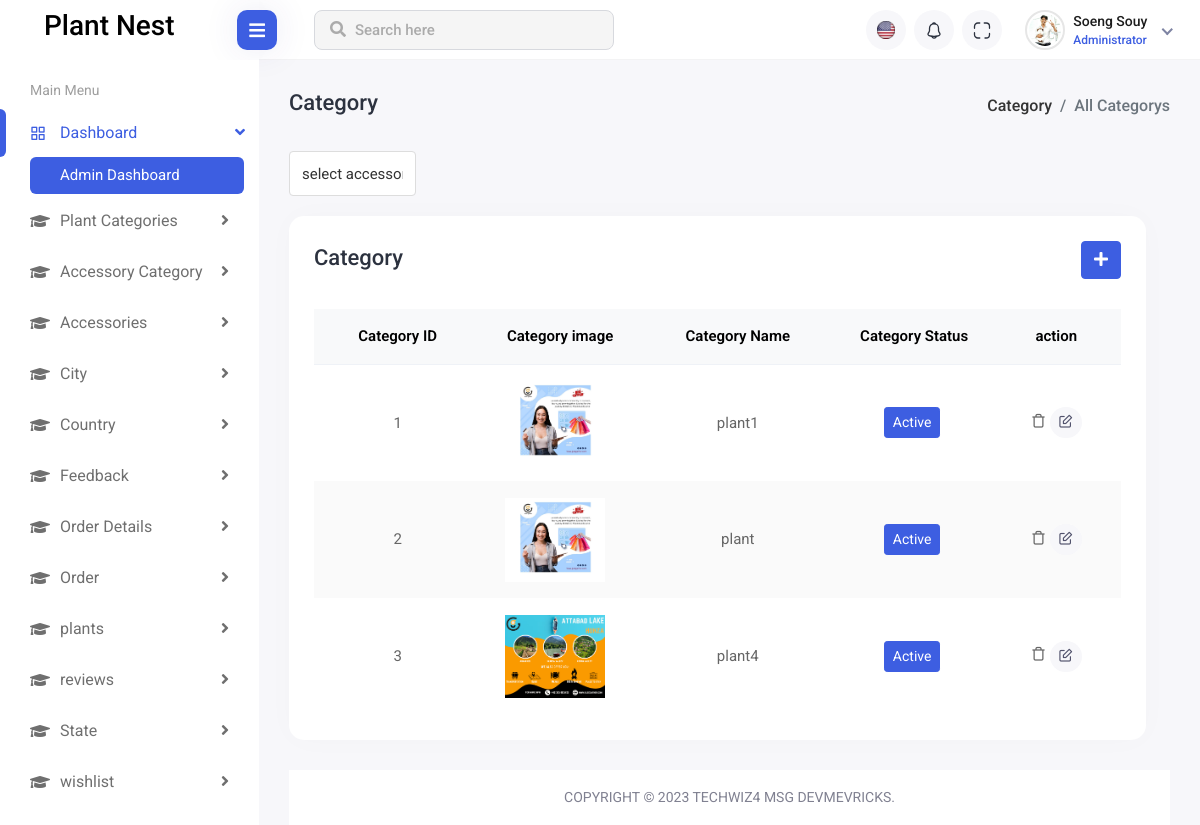
Screenshot of /admin/category.php with the database file from the repository.
### tables this page shows
CREATE TABLE `categories` (
  `category_id` int(11) NOT NULL,
  `category_image` varchar(200) NOT NULL,
  `category_name` varchar(100) NOT NULL,
  `delete_status` tinyint(4) NOT NULL,
  `status` int(11) NOT NULL
);

### admin/category.php (the view, shortened to what this page needs)
<?php
require("dashboard_part/head.php");
?>
<?php
require("dashboard_part/navbar.php");
?>
<?php
require("dashboard_part/sidebar.php");
?>
<head>
</head>
<div class="page-wrapper">
    <div class="content container-fluid">
        <div class="page-header">
            <div class="row">
                <div class="col-sm-12">
                    <div class="page-sub-header">
                        <h3 class="page-title">Category</h3>
                        <ul class="breadcrumb">
                            <li class="breadcrumb-item"><a href="category.php">Category</a></li>
                            <li class="breadcrumb-item active">All Categorys</li>
                        </ul>
                    </div>
                </div>
            </div>
        </div>
        <div class="madarsa-group-form">
            <div class="row">
                <div class="col-lg-2 col-md-6">
                    <div class="form-group">
                        <select name="multi_search_filter" id="multi_search_filter" class="form-control">
                            <option value="select accessories name">select accessories Name</option>
                        </select>
                    </div>
                </div>
                <div class="row">
                    <div class="col-sm-12">
                        <div class="card card-table comman-shadow">
                            <div class="card-body">
                                <div class="page-header">
                                    <div class="row align-items-center">
                                        <div class="col">
                                            <h3 class="page-title">Category</h3>
                                        </div>
                                        <div class="col-auto text-end float-end ms-auto download-grp">
                                            <a href="add-category.php" class="btn btn-primary"><i class="fas fa-plus"></i></a>
                                        </div>
                                    </div>
                                </div>
                                <div class="table-responsive">
                                    <table
                                        class="table border-0 star-student table-hover table-center mb-0 datatable table-striped text-center">
                                        <thead class="student-thread">
                                            <tr>
                                                <th>Category ID</th>
                                                <th>Category image</th>
                                                <th>Category Name</th>
                                                <th>Category Status</th>
                                                <th>action</th>
                                            </tr>
                                        </thead>
                                        <tbody>
<?php
$i = 1;
$sel_query = "SELECT * FROM `categories` WHERE delete_status=0";
$run = mysqli_query($con, $sel_query);
while ($row = mysqli_fetch_assoc($run)) {
    ?>
    <tr class="text-center">
        <td>
            <?php echo $i++ ?>
        </td>
        <td>
            <img src="uploads_img/<?php echo $row['category_image']; ?>" width="100px">
        </td>
        <td>
            <?php echo $row['category_name'] ?>
        </td>
        <td class="p-3 text-center">
                                                <?php
                                                if ($row['status'] == 1) {
                                                    echo "<a href='?type=status&operation=deactive&category_id=" . $row['category_id'] . "' class='btn btn-primary text-white  btn-sm me-1'>Active</a>";
                                                } else {
                                                    echo "<a href='?type=status&operation=active&category_id=" . $row['category_id'] . "' class='btn btn-success text-white btn-sm me-1'>deactive</a>";
                                                }
                                                ?>
                                            </td>
        <td>
            <?php
            echo "<a  href='?type=delete&category_id=" . $row['category_id'] . "'
        onclick='return confirm(\"are you sure you want to delete data\")'><i class='feather-trash'></i></a>";
            ?>
            <?php
            echo "<a class='btn btn-sm bg-danger-light' href='edit-category.php?type=update&category_id=" . $row['category_id'] . "' ><i class='feather-edit'></i></a>";
            ?>
        </td>
    </tr>
<?php } ?>
</div>
                            </div>
                        </div>
                    </div>
                </div>
            </div>
        </div>
        <footer>
            <p>Copyright © 2023 techwiz4 MSG devmevricks.</p>
        </footer>
    </div>
</div>
<?php
require("dashboard_part/script.php");
?>

### admin/dashboard_part/head.php (shortened to what this page needs)
<!DOCTYPE html>
<html lang="en">
<head>
<link rel="stylesheet" href="assets/plugins/bootstrap/css/bootstrap.min.css">
<link rel="stylesheet" href="assets/plugins/feather/feather.css">
<link rel="stylesheet" href="assets/plugins/icons/flags/flags.css">
<link rel="stylesheet" href="assets/css/bootstrap-datetimepicker.min.css">
<link rel="stylesheet" href="assets/plugins/fontawesome/css/fontawesome.min.css">
<link rel="stylesheet" href="assets/plugins/fontawesome/css/all.min.css">
<link rel="stylesheet" href="assets/plugins/select2/css/select2.min.css">
<link rel="stylesheet" href="assets/css/style.css">
</head>

### admin/dashboard_part/navbar.php (shortened to what this page needs)
<body>
<div class="main-wrapper">
    <div class="header">
        <div class="header-left">
            <a href="index.php" class="logo">
           <h3 class="p-4">Plant Nest</h3>
            </a>
        </div>
        <div class="menu-toggle">
            <a href="javascript:void(0);" id="toggle_btn">
                <i class="fas fa-bars"></i>
            </a>
        </div>
        <div class="top-nav-search">
            <form>
                <input type="text" class="form-control" placeholder="Search here">
                <button class="btn" type="submit"><i class="fas fa-search"></i></button>
            </form>
        </div>
        <ul class="nav user-menu">
            <li class="nav-item dropdown noti-dropdown language-drop me-2">
                <a href="#" class="dropdown-toggle nav-link header-nav-list" data-bs-toggle="dropdown">
                    <img src="assets/img/icons/header-icon-01.svg" alt="">
                </a>
            </li>
            <li class="nav-item dropdown noti-dropdown me-2">
                <a href="#" class="dropdown-toggle nav-link header-nav-list" data-bs-toggle="dropdown">
                    <img src="assets/img/icons/header-icon-05.svg" alt="">
                </a>
            </li>
            <li class="nav-item zoom-screen me-2">
                <a href="#" class="nav-link header-nav-list win-maximize">
                    <img src="assets/img/icons/header-icon-04.svg" alt="">
                </a>
            </li>
            <li class="nav-item dropdown has-arrow new-user-menus">
                <a href="#" class="dropdown-toggle nav-link" data-bs-toggle="dropdown">
                    <span class="user-img">
                        <img class="rounded-circle" src="assets/img/profiles/avatar-01.jpg" width="31"
                            alt="Soeng Souy">
                        <div class="user-text">
                            <h6>Soeng Souy</h6>
                            <p class="text-muted mb-0">Administrator</p>
                        </div>
                    </span>
                </a>
            </li>
        </ul>
    </div>

### admin/dashboard_part/sidebar.php (shortened to what this page needs)
<div class="sidebar" id="sidebar">
    <div class="sidebar-inner slimscroll">
        <div id="sidebar-menu" class="sidebar-menu">
            <ul>
                <li class="menu-title">
                    <span>Main Menu</span>
                </li>
                <li class="submenu active">
                    <a href="#"><i class="feather-grid"></i> <span>Dashboard</span> <span class="menu-arrow"></span></a>
                    <ul>
                        <li><a href="index.php" class="active">Admin Dashboard</a></li>
                    </ul>
                </li>
                <li class="submenu">
                    <a href="#"><i class="fas fa-graduation-cap"></i> <span> Plant Categories</span> <span
                            class="menu-arrow"></span></a>
                </li>
                <li class="submenu">
                    <a href="#"><i class="fas fa-graduation-cap"></i> <span>Accessory Category</span> <span
                            class="menu-arrow"></span></a>
                </li>
                <li class="submenu">
                    <a href="#"><i class="fas fa-graduation-cap"></i> <span>Accessories</span> <span
                            class="menu-arrow"></span></a>
                </li>
                <li class="submenu">
                    <a href="#"><i class="fas fa-graduation-cap"></i> <span>City</span> <span
                            class="menu-arrow"></span></a>
                </li>
                <li class="submenu">
                    <a href="#"><i class="fas fa-graduation-cap"></i> <span>Country</span> <span
                            class="menu-arrow"></span></a>
                </li>
                <li class="submenu">
                    <a href="#"><i class="fas fa-graduation-cap"></i> <span>Feedback</span> <span
                            class="menu-arrow"></span></a>
                </li>
                <li class="submenu">
                    <a href="#"><i class="fas fa-graduation-cap"></i> <span>Order Details</span> <span
                            class="menu-arrow"></span></a>
                </li>
                <li class="submenu">
                    <a href="#"><i class="fas fa-graduation-cap"></i> <span>Order </span> <span
                            class="menu-arrow"></span></a>
                </li>
                <li class="submenu">
                    <a href="#"><i class="fas fa-graduation-cap"></i> <span>plants </span> <span
                            class="menu-arrow"></span></a>
                </li>
                <li class="submenu">
                    <a href="#"><i class="fas fa-graduation-cap"></i> <span>reviews </span> <span
                            class="menu-arrow"></span></a>
                </li>
                <li class="submenu">
                    <a href="#"><i class="fas fa-graduation-cap"></i> <span>State</span> <span
                            class="menu-arrow"></span></a>
                </li>
                <li class="submenu">
                    <a href="#"><i class="fas fa-graduation-cap"></i> <span>wishlist</span> <span
                            class="menu-arrow"></span></a>
                </li>
                <li class="submenu">
                    <a href="#"><i class="fas fa-graduation-cap"></i> <span>Backup data</span> </a>
                </li>
        </div>
    </div>
</div>

### admin/dashboard_part/script.php (shortened to what this page needs)
</body>
</html>

### rows the page displays
categories: category_image (picture), category_name "plant1"
categories: category_image (picture), category_name "plant"
categories: category_image (picture), category_name "plant4"
